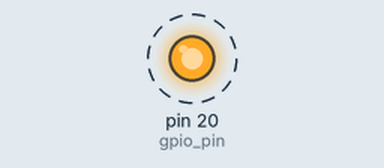
Bench run of a program on a simulated MicroPython board. On the bench: output pins drawn as LEDs (lit = HIGH). Dashed ring = blinking.

Above: at 0.05 s.
Timing chart, 0 to 3.0 s (numbered marks = the images above):
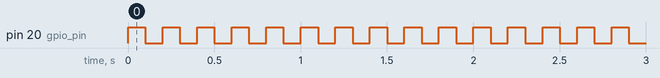

The program:

main.py
```python
from machine import Pin
import time

gpio_pin = Pin(20, Pin.OUT)


def pulse(pin, high_time, low_time):
    """
    Geef een puls op de pin:
    Maak de pin pin_nr hoog, wacht high_time,
    maak de pin laag, en wacht nog low_time
    """
    pin.value(1)
    time.sleep(high_time)
    pin.value(0)
    time.sleep(low_time)
    # implementeer deze functie


while True:
    pulse(gpio_pin, 0.1, 0.1)
```

Measured:
- by itself, pin 20 (gpio_pin): alternates HIGH for 0.10 s and LOW for 0.10 s
